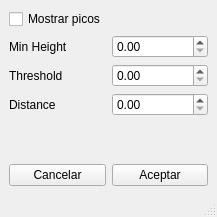
<?xml version="1.0" encoding="UTF-8"?>
<ui version="4.0">
 <class>MainWindow</class>
 <widget class="QMainWindow" name="MainWindow">
  <property name="geometry">
   <rect>
    <x>0</x>
    <y>0</y>
    <width>217</width>
    <height>217</height>
   </rect>
  </property>
  <property name="windowTitle">
   <string>MainWindow</string>
  </property>
  <widget class="QWidget" name="centralwidget">
   <layout class="QGridLayout" name="gridLayout">
    <item row="1" column="0">
     <widget class="QLabel" name="label">
      <property name="text">
       <string>Min Height</string>
      </property>
     </widget>
    </item>
    <item row="4" column="0">
     <spacer name="verticalSpacer_2">
      <property name="orientation">
       <enum>Qt::Vertical</enum>
      </property>
      <property name="sizeHint" stdset="0">
       <size>
        <width>20</width>
        <height>40</height>
       </size>
      </property>
     </spacer>
    </item>
    <item row="1" column="1">
     <widget class="QDoubleSpinBox" name="doubleSpinBox"/>
    </item>
    <item row="5" column="1">
     <widget class="QPushButton" name="pushButton_2">
      <property name="text">
       <string>Aceptar</string>
      </property>
     </widget>
    </item>
    <item row="4" column="1">
     <spacer name="verticalSpacer">
      <property name="orientation">
       <enum>Qt::Vertical</enum>
      </property>
      <property name="sizeHint" stdset="0">
       <size>
        <width>20</width>
        <height>50</height>
       </size>
      </property>
     </spacer>
    </item>
    <item row="0" column="0">
     <widget class="QCheckBox" name="checkBox">
      <property name="text">
       <string>Mostrar picos</string>
      </property>
     </widget>
    </item>
    <item row="5" column="0">
     <widget class="QPushButton" name="pushButton">
      <property name="text">
       <string>Cancelar</string>
      </property>
     </widget>
    </item>
    <item row="2" column="0">
     <widget class="QLabel" name="label_2">
      <property name="cursor">
       <cursorShape>WhatsThisCursor</cursorShape>
      </property>
      <property name="mouseTracking">
       <bool>false</bool>
      </property>
      <property name="toolTip">
       <string comment="hola" extracomment="hola">asdasdasdasdas</string>
      </property>
      <property name="toolTipDuration">
       <number>5</number>
      </property>
      <property name="statusTip">
       <string comment="asdsadsa" extracomment="dasdas"/>
      </property>
      <property name="whatsThis">
       <string comment="asdasd" extracomment="asdads"/>
      </property>
      <property name="accessibleDescription">
       <string comment="asdasdasd" extracomment="sdasdsad"/>
      </property>
      <property name="text">
       <string>Threshold</string>
      </property>
     </widget>
    </item>
    <item row="2" column="1">
     <widget class="QDoubleSpinBox" name="doubleSpinBox_2"/>
    </item>
    <item row="3" column="0">
     <widget class="QLabel" name="label_3">
      <property name="text">
       <string>Distance</string>
      </property>
     </widget>
    </item>
    <item row="3" column="1">
     <widget class="QDoubleSpinBox" name="doubleSpinBox_3"/>
    </item>
   </layout>
  </widget>
  <widget class="QMenuBar" name="menubar">
   <property name="geometry">
    <rect>
     <x>0</x>
     <y>0</y>
     <width>217</width>
     <height>21</height>
    </rect>
   </property>
  </widget>
  <widget class="QStatusBar" name="statusbar"/>
 </widget>
 <resources/>
 <connections/>
</ui>
